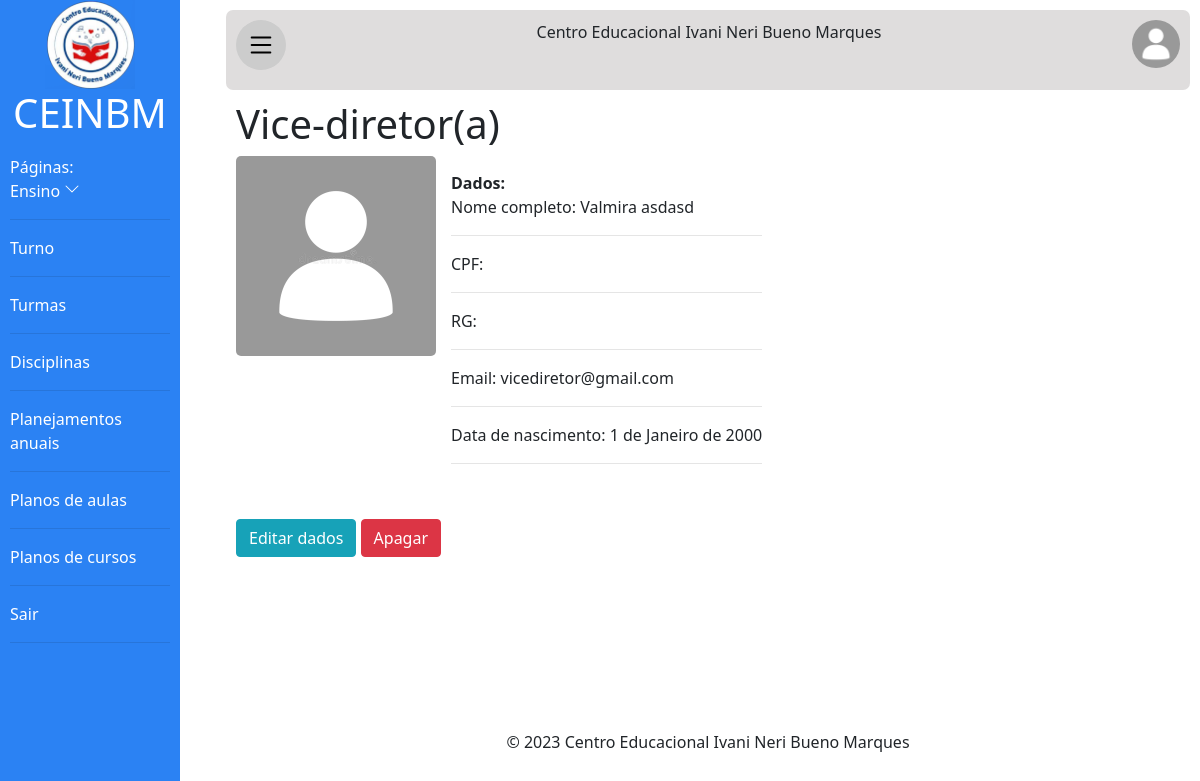
The app's page /ceinbm/detalhes/ViceDiretor/2 (signed in) with its own data.
### principal/models.py (models this page shows, shortened)
class Usuario(models.Model):
    texto_ajuda_senha = 'A senha deverá ter no mínimo 8 caracteres. Deverá ter números e letras.'
    generos = [
        ('Masculino', 'Masculino'),
        ('Feminino', 'Feminino'),
        ('Outro', 'Outro')
    ]
    user = models.OneToOneField(
        User, on_delete=models.CASCADE, blank=True, null=True)
    nome = models.CharField(max_length=50)
    sobrenome = models.CharField(max_length=100)
    genero = models.CharField(
        max_length=30, choices=generos, verbose_name='Gênero', default='Outro')
    email = models.EmailField()
    senha = models.CharField(max_length=128, help_text=texto_ajuda_senha)
    cpf = models.CharField(max_length=14, blank=True, verbose_name='CPF')
    rg = models.CharField(max_length=13, blank=True, verbose_name='RG')
    data_de_nascimento = models.DateField(
        blank=True, null=True, default='01/01/2000', verbose_name='Data de Nascimento')
    class Meta:
        abstract = True

class ViceDiretor(Usuario):
    cargo = models.CharField(
        max_length=100, default='Vice-diretor', verbose_name='Cargo')
    foto = models.ImageField(
        upload_to='fotos_vice-diretores/', blank=True, null=True, verbose_name='Foto')

### detalhes/views.py (the view)
# urls.py: path('ViceDiretor/<int:id>',views.detalhes_vicediretor,name='detalhes_vicediretor'),
@login_required(login_url='login')
@has_permission_decorator(permission_name='ver_vicediretor')
def detalhes_vicediretor(request, id):
    vicediretor = get_object_or_404(ViceDiretor, pk=id)
    return render(request, 'detalhes_vicediretor.html', {'vicediretor': vicediretor})

### detalhes/templates/detalhes_vicediretor.html (shortened to what this page needs)
{% extends 'baseoficial.html' %}
{% load static %}
{% load bootstrap4 %}
{% block section %}
<h1>Vice-diretor(a)</h1>
<div class="d-flex flex-wrap">
    <div>
        <div>
            {% if vicediretor.foto %}
            <img id="mostrarfoto" src="{{vicediretor.foto.url}}" alt="Foto do vicediretor">
            {% else %}
            <img id="mostrarfoto" src="{% static 'img/avatars/comum.jpg' %}" alt="Foto de usuario padrão">
            {% endif %}
        </div>
    </div>
    <div id="informacoes">
        <div>
            <strong>Dados:</strong>
            <p>Nome completo: {{vicediretor.user.get_full_name}}</p>
            <hr>
            <p>CPF: {{vicediretor.cpf}}</p>
            <hr>
            <p>RG: {{vicediretor.rg}}</p>
            <hr>
            <p>Email: {{vicediretor.user.email}}</p>
            <hr>
            <p>Data de nascimento: {{vicediretor.data_de_nascimento}}</p>
            <hr>
        </div>
    </div>
</div>
<br>
{% if perms.auth.modificar_vicediretor %}
<div>
    <a class="btn btn-info" href="{% url 'edt_vicediretor' vicediretor.id %}">Editar dados</a>
    {% if perms.auth.apagar_vicediretor %}
    <a class="btn btn-danger" href="{% url 'del_vicediretor' vicediretor.id %}">Apagar</a>
    {% endif %}
</div>
{% endif %}
{% endblock %}

### templates/static/css/principal.css (style rules this page uses)
* { margin: 0; padding: 0; font-family: 'Segoe UI', Tahoma, Geneva, Verdana, sans-serif; }
body { background-color: rgb(240, 240, 240); min-width: 300px; }
#informacoes { width: 75%; padding: 15px; display: flex; flex-wrap: wrap; justify-content: space-between; }
#mostrarfoto { min-width: 200px; max-width: 200px; border-radius: 5px; }

### records on screen
ViceDiretor: user.get_full_name "Valmira asdasd", user.email "vicediretor@gmail.com", data_de_nascimento "1 de Janeiro de 2000"
